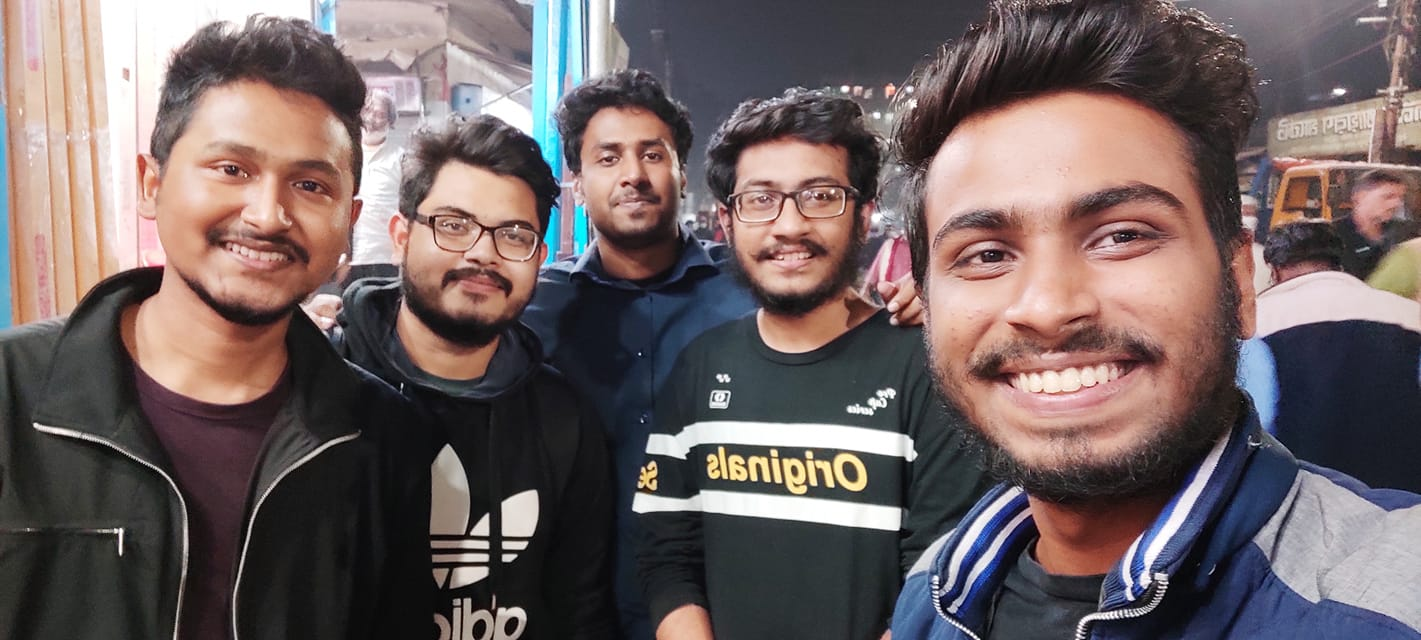
//> input picture resources/group1.jpg, 1421 x 640 px
$ ./main   (built with g++ and OpenCV 4)
//> lines starting //> are read from the running program, lines starting //| are printed output that depends on the picture; after the words box and inside, x2 and y2 are one past the last pixel; in counts of white or black regions, pixels touching at a corner belong together
/*This code is made available under the Creative Commons Zero 1.0 License
(https://creativecommons.org/publicdomain/zero/1.0)*/

/*
    Face Detector using OpenCV
    It can detect and draw rectangle around faces from image or webcam live video
    Created By: sdam1n
*/

// OpenCV headers
#include <opencv2/imgcodecs.hpp>
#include <opencv2/highgui.hpp>
#include <opencv2/imgproc.hpp>
#include <opencv2/objdetect.hpp>

#include <iostream>
#include <vector>

using namespace std;
using namespace cv;

// global variable declarations
Mat img;

vector<int> max_people;

// function for start menu
int start_menu()
{
    cout << "***MENU***" << endl;
    cout << "Detect face from:" << endl;
    cout << "1. Image" << endl;
    cout << "2. Webcam" << endl;
    cout << "Enter 1 or 2 to select:"<< endl;
    int choice;
    cin >> choice;
//> the answer given: 1
//> further down, img is the input picture: 640 rows x 1421 cols, CV_8UC3; mean B, G, R 98.3, 98.3, 112.3
    return choice;

}

// function for processing image or live video from webcam
void processing(Mat img)
{
    Mat img_gray;

    CascadeClassifier facecascade;
    facecascade.load("resources/haarcascade_frontalface_default.xml"); // pre trained model

    if(facecascade.empty()) cout << "face cascade xml is not loaded" << endl;

    cvtColor(img,img_gray,COLOR_BGR2GRAY);
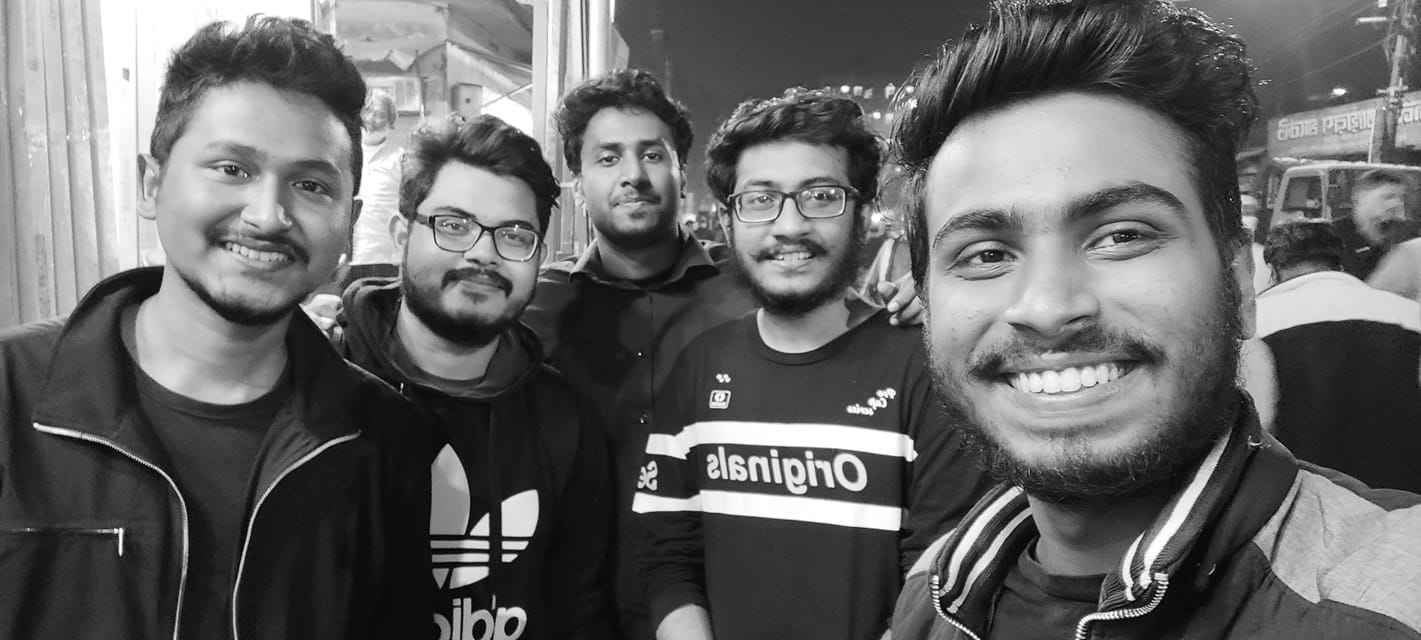
//> img_gray: 640 rows x 1421 cols, CV_8UC1; min 0, max 255, mean 102.5

    vector<Rect> faces;

    facecascade.detectMultiScale(img_gray,faces,1.1,10);  /*increase or decrease 3rd/4th value to detect more or less people*/
//> faces = 5 Rects (x, y, width, height): [569, 105, 125, 125], [713, 135, 159, 159], [400, 170, 151, 151], [159, 88, 224, 224], [874, 95, 363, 363]


    for(int i=0;i<faces.size();i++)
    {
        rectangle(img,faces[i].tl(),faces[i].br(),Scalar(0,0,255),3);
    }
//> this loop made 5 passes
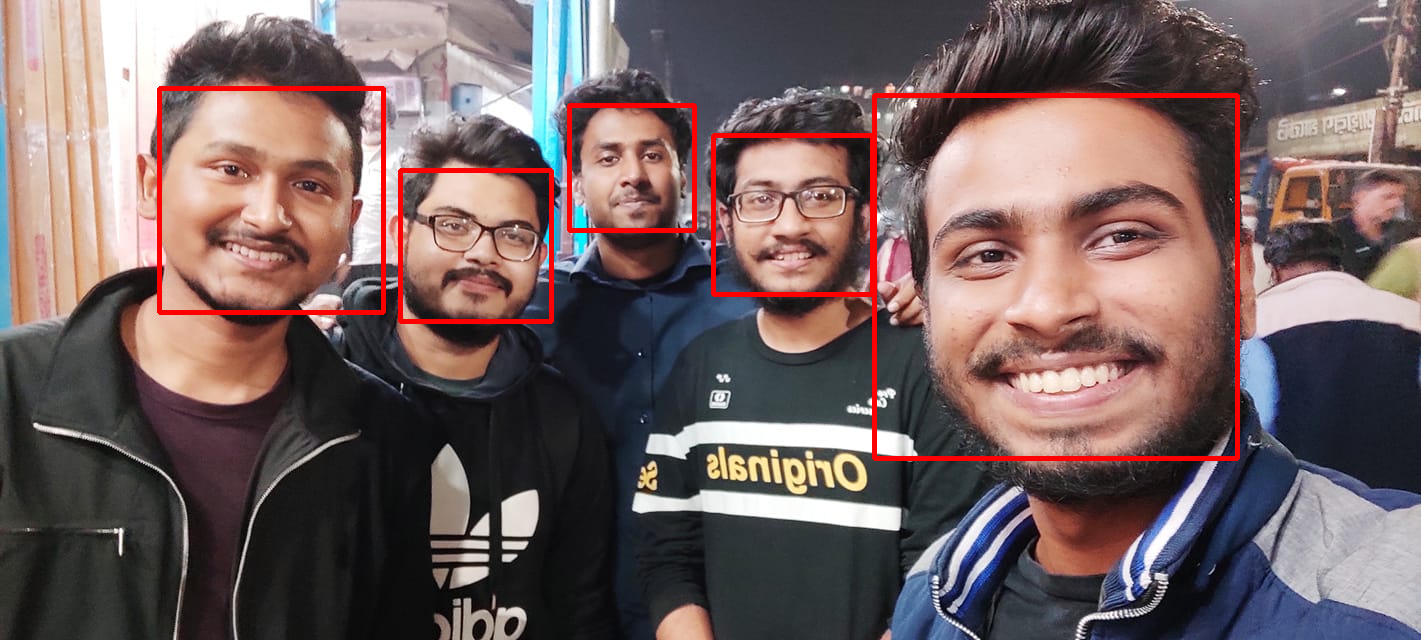
//> img: 640 rows x 1421 cols, CV_8UC3; 2.19% of pixels changed, all inside (x1, y1, x2, y2) = (157, 86, 1240, 461)

    max_people.push_back(faces.size());    // for maximum number of people detected at once
//> max_people = [5]
    imshow("image", img);
}

// function for maximum number of people detected at once
void max_people_count(vector<int> max_people)
{
    cout << *max_element(max_people.begin(), max_people.end()) << endl;
//| 5
}


//  main function
int main()
{

    while(true)
    {
        int choice;
        choice = start_menu();


        if(choice==1)   // for image
        {
            string path = "resources/group1.jpg";
            img = imread(path);
            processing(img);
            waitKey(0);

            break;

        }
        else if(choice==2)  // for live video from webcam
        {
            VideoCapture cap(0);
            while(true)
            {
                cap.read(img);
                processing(img);
                int key = waitKey(1);
                if(key==27) break;   // for exiting
            }
            break;
        }
        else
        {
            cout << "Enter 1 or 2" << endl;

        }

    }

    max_people_count(max_people);   // maximum number of people at once

}

$ run again, with resources/sample.png saved as resources/group1.jpg
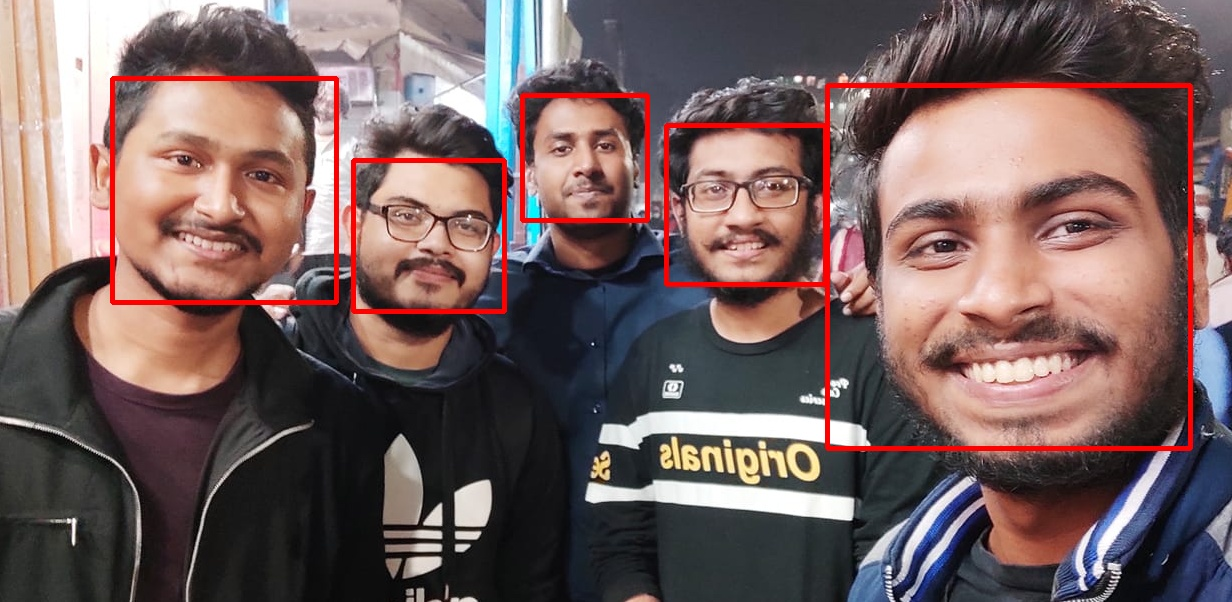
//> input picture resources/sample.png, 1232 x 602 px
//> img is the input picture: 602 rows x 1232 cols, CV_8UC3; mean B, G, R 94.4, 95.5, 117.5
//> in processing, `cvtColor(img,img_gray,COLOR_BGR2GRAY);`:
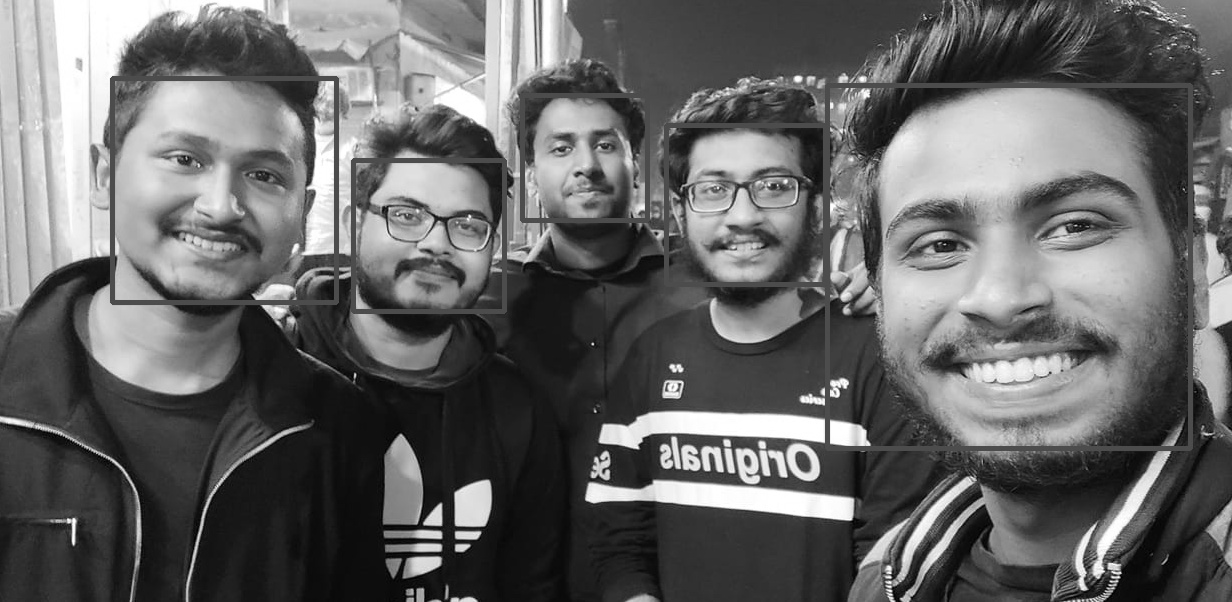
//> img_gray: 602 rows x 1232 cols, CV_8UC1; min 0, max 255, mean 101.9
//> faces = 5 Rects (x, y, width, height): [523, 95, 124, 124], [667, 125, 156, 156], [352, 159, 152, 152], [108, 76, 228, 228], [829, 89, 357, 357]
//> the loop in processing, `for(int i=0;i<faces.size();i++)` made 5 passes
//> after the loop in processing, `for(int i=0;i<faces.size();i++)`:
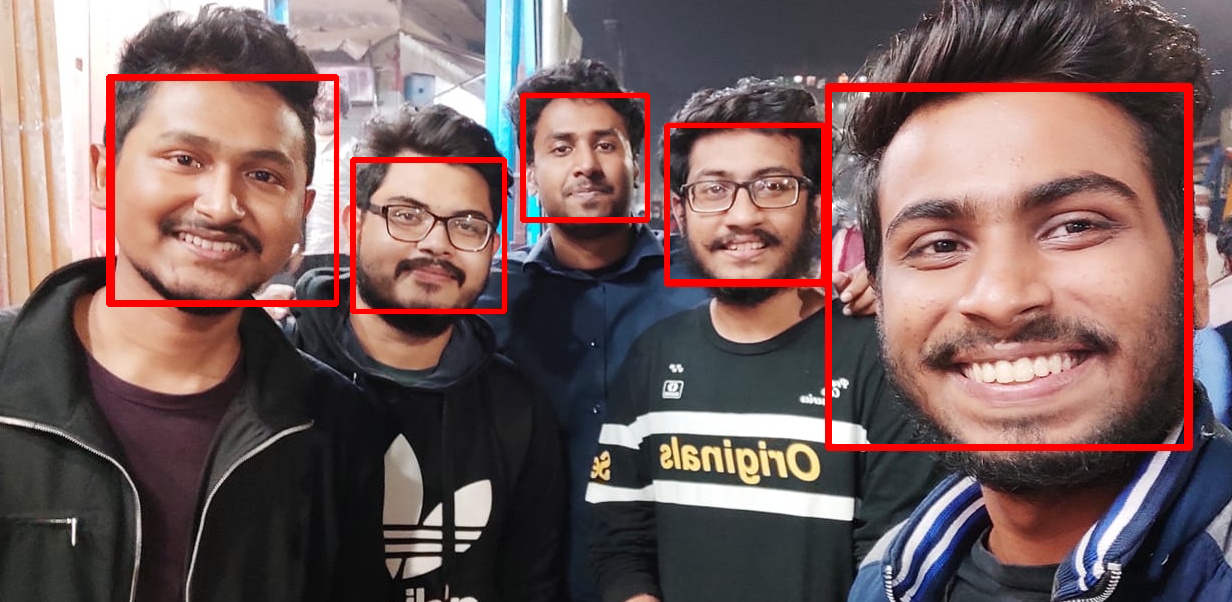
//> img: 602 rows x 1232 cols, CV_8UC3; 2.73% of pixels changed, all inside (x1, y1, x2, y2) = (106, 74, 1189, 449)
//> max_people = [5]
//| 5
